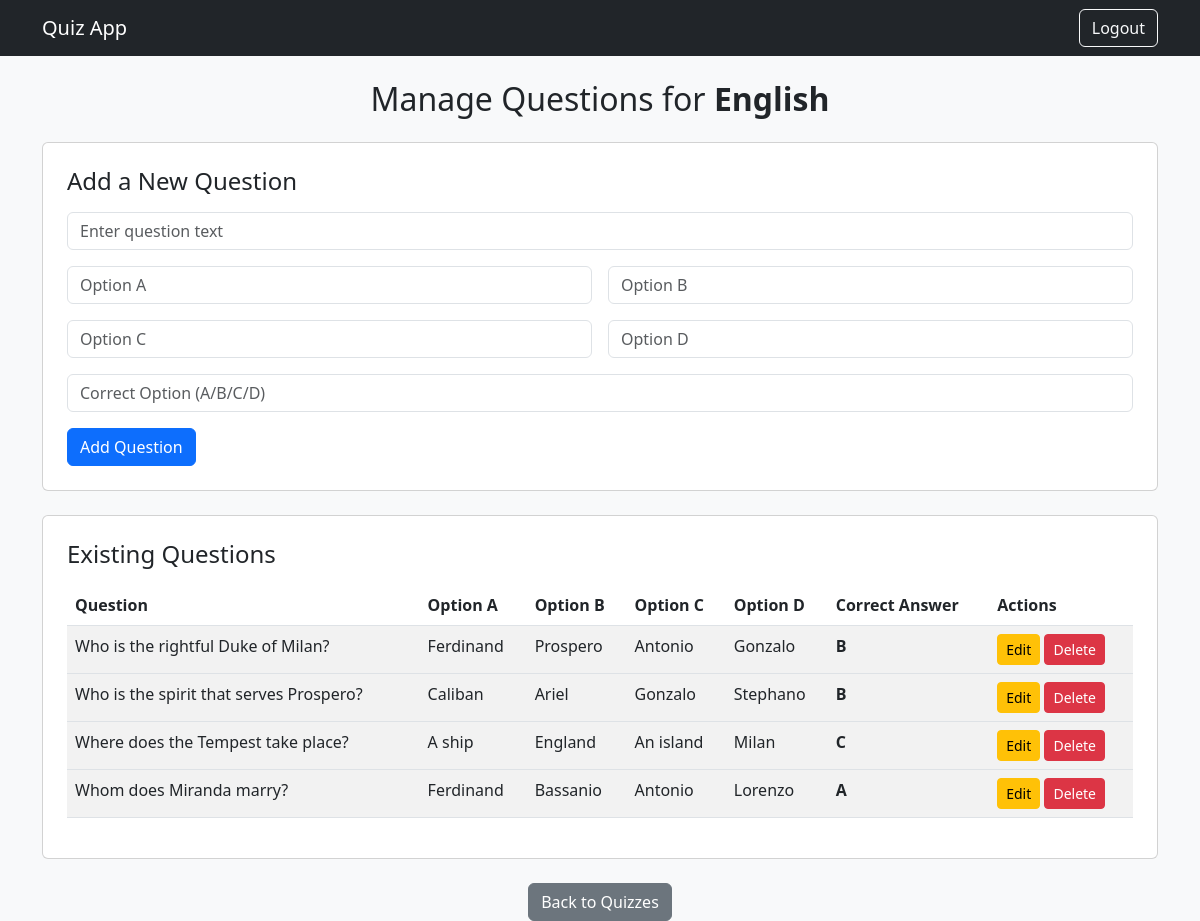
The app's page /questions/2 (signed in) with its own data.
### application/models.py (models this page shows)
class Quiz(db.Model):
    id = db.Column(db.Integer, primary_key=True)
    name = db.Column(db.String(100), nullable=False)
    chapter_id = db.Column(db.Integer, db.ForeignKey("chapter.id"), nullable=False)
    remarks = db.Column(db.String(100))
    start_date = db.Column(db.Date, nullable=False)
    end_date = db.Column(db.Date, nullable=False)
    questions = db.relationship("Questions", backref="quiz", lazy=True)
    chapter = db.relationship("Chapter", backref="quizzes", lazy=True)

class Questions(db.Model):
    id = db.Column(db.Integer,primary_key=True)
    quiz_id = db.Column(db.Integer,db.ForeignKey("quiz.id"),nullable=False)
    question_statement = db.Column(db.String(),nullable=False)
    option1 = db.Column(db.String(),nullable=False)
    option2 = db.Column(db.String(),nullable=False)
    option3 = db.Column(db.String(),nullable=False)
    option4 = db.Column(db.String(),nullable=False)
    correct_option = db.Column(db.String(), nullable=False)

### application/routes.py (the view)
@app.route('/questions/<int:quiz_id>')
@login_required
def view_questions(quiz_id):
    quiz = Quiz.query.get_or_404(quiz_id)
    questions = Questions.query.filter_by(quiz_id=quiz_id).all()
    print("Retrieved Questions:", questions)  # Debugging line
    return render_template("questions.html", quiz=quiz, questions=questions)

### templates/questions.html (shortened to what this page needs)
<!DOCTYPE html>
<html lang="en">
<head>
    <link rel="stylesheet" href="https://cdn.jsdelivr.net/npm/bootstrap@5.3.0/dist/css/bootstrap.min.css">
</head>
<body class="bg-light">
    <nav class="navbar navbar-dark bg-dark">
        <div class="container">
            <a class="navbar-brand" href="#">Quiz App</a>
            <a class="btn btn-outline-light" href="#">Logout</a>
        </div>
    </nav>
    <div class="container mt-4">
        <h2 class="mb-4 text-center">Manage Questions for <strong>{{ quiz.remarks }}</strong></h2>
        <div class="card p-4 mb-4">
            <h4 class="mb-3">Add a New Question</h4>
            <form action="{{ url_for('add_question', quiz_id=quiz.id) }}" method="post">
                <div class="row g-3">
                    <div class="col-md-12">
                        <input type="text" class="form-control" name="question_statement" placeholder="Enter question text" required>
                    </div>
                    <div class="col-md-6">
                        <input type="text" class="form-control" name="option_a" placeholder="Option A" required>
                    </div>
                    <div class="col-md-6">
                        <input type="text" class="form-control" name="option_b" placeholder="Option B" required>
                    </div>
                    <div class="col-md-6">
                        <input type="text" class="form-control" name="option_c" placeholder="Option C" required>
                    </div>
                    <div class="col-md-6">
                        <input type="text" class="form-control" name="option_d" placeholder="Option D" required>
                    </div>
                    <div class="col-md-12">
                        <input type="text" class="form-control" name="correct_option" placeholder="Correct Option (A/B/C/D)" required>
                    </div>
                </div>
                <button type="submit" class="btn btn-primary mt-3">Add Question</button>
            </form>
        </div>
        <div class="card p-4">
            <h4 class="mb-3">Existing Questions</h4>
            <table class="table table-striped">
                <thead>
                    <tr>
                        <th>Question</th>
                        <th>Option A</th>
                        <th>Option B</th>
                        <th>Option C</th>
                        <th>Option D</th>
                        <th>Correct Answer</th>
                        <th>Actions</th>
                    </tr>
                </thead>
                <tbody>
                    {% for question in questions %}
                    <tr>
                        <td>{{ question.question_statement }}</td>
                        <td>{{ question.option1}}</td>
                        <td>{{ question.option2 }}</td>
                        <td>{{ question.option3 }}</td>
                        <td>{{ question.option4 }}</td>
                        <td><strong>{{ question.correct_option }}</strong></td>
                        <td>
                            <a href="#" class="btn btn-sm btn-warning" onclick="toggleEditForm('{{ question.id }}')">Edit</a>
                            <form action="{{ url_for('delete_question', question_id=question.id) }}" method="post" style="display:inline;">
                                <button type="submit" class="btn btn-sm btn-danger" onclick="return confirm('Are you sure?')">Delete</button>
                            </form>
                        </td>
                    </tr>
                    {% endfor %}
                </tbody>
            </table>
        </div>
        <div class="text-center mt-4">
            <a href="{{ url_for('view_quizzes', chapter_id=quiz.chapter_id) }}" class="btn btn-secondary">Back to Quizzes</a>
        </div>
    </div>
</body>
</html>

### records on screen
Quiz: remarks "English"
Questions: question_statement "Who is the rightful Duke of Milan?", option1 "Ferdinand", option2 "Prospero", option3 "Antonio", option4 "Gonzalo", correct_option "B"
Questions: question_statement "Who is the spirit that serves Prospero?", option1 "Caliban", option2 "Ariel", option3 "Gonzalo", option4 "Stephano", correct_option "B"
Questions: question_statement "Where does the Tempest take place?", option1 "A ship", option2 "England", option3 "An island", option4 "Milan", correct_option "C"
Questions: question_statement "Whom does Miranda marry?", option1 "Ferdinand", option2 "Bassanio", option3 "Antonio", option4 "Lorenzo", correct_option "A"
